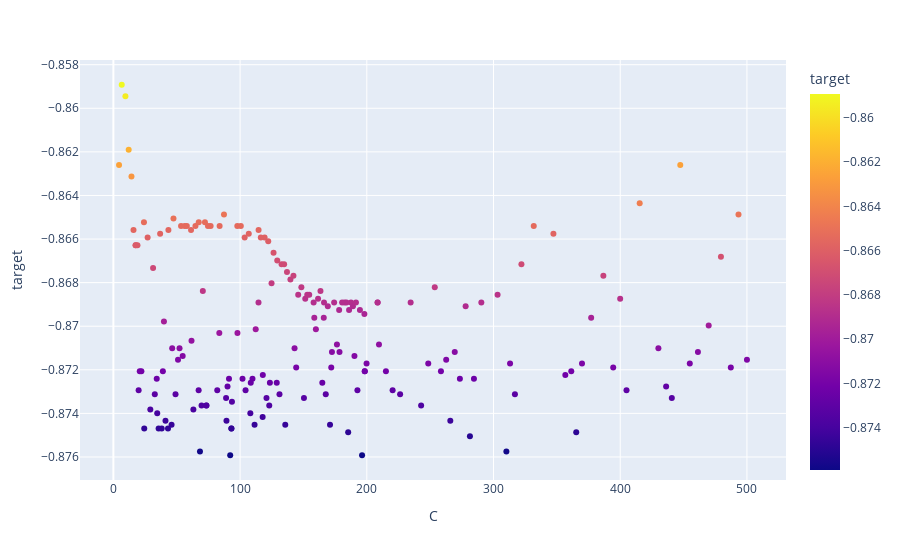

Write notebook code for a chart like this one.
### Code cell
px.scatter(df1, x="C", y="target", color="target")

### Figure 1 — Plotly figure (JSON) as saved in the notebook; plotly's stock layout.template omitted (floating-point values rounded to 4 significant figures; data arrays with more than 128 entries replaced by an {"elided": "..."} marker saying what was removed)
{"data": [{"hovertemplate": "C=%{x}<br>target=%{marker.color}<extra></extra>", "legendgroup": "", "marker": {"color": {"elided": "185 float values"}, "coloraxis": "coloraxis", "symbol": "circle"}, "mode": "markers", "name": "", "orientation": "v", "showlegend": false, "type": "scatter", "x": {"elided": "185 float values"}, "xaxis": "x", "y": {"elided": "185 float values"}, "yaxis": "y"}], "layout": {"coloraxis": {"colorbar": {"title": {"text": "target"}}, "colorscale": [[0, "#0d0887"], [0.1111, "#46039f"], [0.2222, "#7201a8"], [0.3333, "#9c179e"], [0.4444, "#bd3786"], [0.5556, "#d8576b"], [0.6667, "#ed7953"], [0.7778, "#fb9f3a"], [0.8889, "#fdca26"], [1, "#f0f921"]]}, "legend": {"tracegroupgap": 0}, "margin": {"t": 60}, "xaxis": {"anchor": "y", "domain": [0, 1], "title": {"text": "C"}}, "yaxis": {"anchor": "x", "domain": [0, 1], "title": {"text": "target"}}}}
